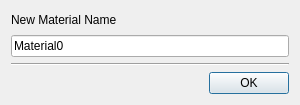
<?xml version="1.0" encoding="UTF-8"?>
<ui version="4.0">
 <class>newMaterialName</class>
 <widget class="QDialog" name="newMaterialName">
  <property name="geometry">
   <rect>
    <x>0</x>
    <y>0</y>
    <width>300</width>
    <height>100</height>
   </rect>
  </property>
  <property name="windowTitle">
   <string>Enter name for new material</string>
  </property>
  <layout class="QGridLayout" name="gridLayout">
   <item row="0" column="0">
    <widget class="QLabel" name="label">
     <property name="text">
      <string>New Material Name</string>
     </property>
    </widget>
   </item>
   <item row="0" column="1" colspan="2">
    <spacer name="horizontalSpacer_2">
     <property name="orientation">
      <enum>Qt::Horizontal</enum>
     </property>
     <property name="sizeHint" stdset="0">
      <size>
       <width>181</width>
       <height>18</height>
      </size>
     </property>
    </spacer>
   </item>
   <item row="1" column="0" colspan="3">
    <widget class="QLineEdit" name="materialName">
     <property name="text">
      <string>Material0</string>
     </property>
     <property name="echoMode">
      <enum>QLineEdit::Normal</enum>
     </property>
     <property name="cursorPosition">
      <number>9</number>
     </property>
    </widget>
   </item>
   <item row="2" column="0" colspan="3">
    <widget class="Line" name="line">
     <property name="orientation">
      <enum>Qt::Horizontal</enum>
     </property>
    </widget>
   </item>
   <item row="3" column="0" colspan="2">
    <spacer name="horizontalSpacer">
     <property name="orientation">
      <enum>Qt::Horizontal</enum>
     </property>
     <property name="sizeHint" stdset="0">
      <size>
       <width>184</width>
       <height>17</height>
      </size>
     </property>
    </spacer>
   </item>
   <item row="3" column="2">
    <widget class="QPushButton" name="okButton">
     <property name="text">
      <string>OK</string>
     </property>
    </widget>
   </item>
  </layout>
 </widget>
 <resources/>
 <connections>
  <connection>
   <sender>okButton</sender>
   <signal>clicked(bool)</signal>
   <receiver>newMaterialName</receiver>
   <slot>close()</slot>
   <hints>
    <hint type="sourcelabel">
     <x>261</x>
     <y>82</y>
    </hint>
    <hint type="destinationlabel">
     <x>172</x>
     <y>87</y>
    </hint>
   </hints>
  </connection>
 </connections>
</ui>
